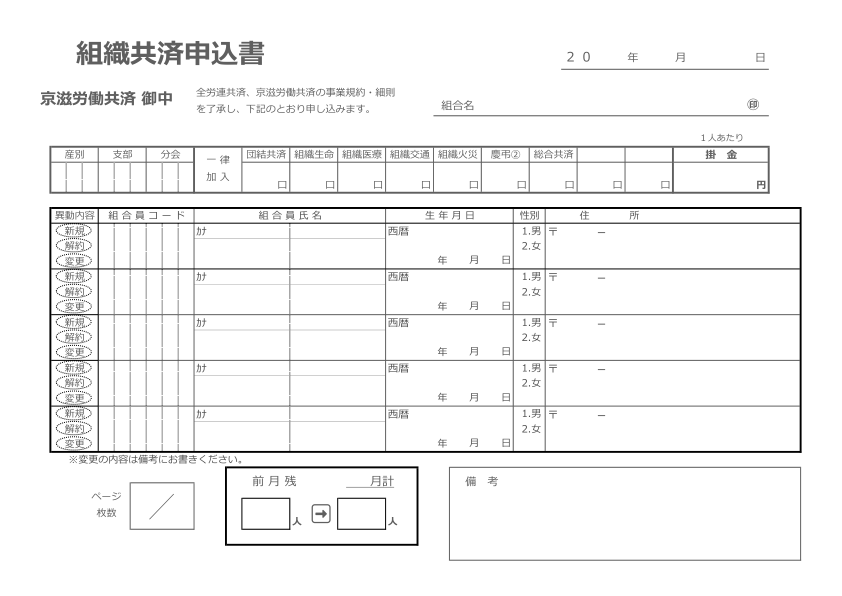
#> input picture images/soshiki-form-enter.png, 1684 x 1191 px (shown at 1/2 size)
$ python remove-idou-bg-text.py
#> lines starting #> are read from the running program, lines starting #| are printed output that depends on the picture
#!/usr/bin/env python3
"""Remove printed 新規/解約/変更 and dotted ovals from idou column (§9.7.3).

Removes all dark pixels in column interior (x102–194) within each member-row zone
(between solid horizontal rules, including lower tail where 変更 sat). Vertical
borders x98–101 / x195–197 and header「異動内容」are never touched.
"""
from __future__ import annotations

from pathlib import Path

from PIL import Image, ImageDraw

ROOT = Path(__file__).resolve().parents[1]
PNG = ROOT / "images" / "soshiki-form-enter.png"
WHITE = (255, 255, 255)

# 異動内容列（PNG 1684×1191 実測）
IDOU_COL_LEFT_BORDER = set(range(98, 102))
IDOU_COL_RIGHT_BORDER = set(range(195, 198))
IDOU_X1, IDOU_X2 = 102, 194

# ヘッダー「異動内容」（触れない）
IDOU_HEADER_BOX = (98, 194, 410, 432)

# 列内側 x102–194 がほぼ全幅暗 = 実線横罫（点線楕円行は 40px 未満）
HORIZ_RULE_MIN_DARK = 90

# 1 行目上横罫より下からスキャン（ヘッダー横罫 414–417 は除外）
MEMBER_SCAN_Y_START = 418


def pixel_sum(img: Image.Image, x: int, y: int) -> int:
    return sum(img.getpixel((x, y)))


def is_dark(img: Image.Image, x: int, y: int, thresh: int = 750) -> bool:
    return pixel_sum(img, x, y) < thresh


def idou_interior_dark_count(img: Image.Image, y: int) -> int:
    return sum(1 for x in range(IDOU_X1, IDOU_X2 + 1) if is_dark(img, x, y))


def horiz_rule_rows(img: Image.Image, y_start: int, y_end: int) -> set[int]:
    return {
        y
        for y in range(y_start, y_end + 1)
        if idou_interior_dark_count(img, y) >= HORIZ_RULE_MIN_DARK
    }


def rule_bands(rules: set[int]) -> list[tuple[int, int]]:
    if not rules:
        return []
    ys = sorted(rules)
    bands: list[tuple[int, int]] = []
    start = ys[0]
    end = ys[0]
    for y in ys[1:]:
        if y == end + 1:
            end = y
        else:
            bands.append((start, end))
            start = end = y
    bands.append((start, end))
    return bands


def member_row_zones(img: Image.Image, rules: set[int]) -> list[tuple[int, int]]:
    """各組合員行 = 上横罫帯の直下 〜 次の上横罫帯の直前（変更ラベル tail 含む）。"""
    bands = rule_bands(rules)
    member_tops = [b for b in bands if b[0] >= 445]
    if len(member_tops) < 2:
        raise SystemExit("ERROR: could not detect member-row horizontal rules")

    zones: list[tuple[int, int]] = []
    for idx in range(len(member_tops) - 1):
        y1 = member_tops[idx][1] + 1
        y2 = member_tops[idx + 1][0] - 1
        if y1 <= y2:
            zones.append((y1, y2))

    last = member_tops[-1]
    trailing = [b for b in bands if b[0] > last[1]]
    y1 = last[1] + 1
    y2 = trailing[0][0] - 1 if trailing else last[1]
    if y1 <= y2:
        zones.append((y1, y2))

    return zones


def col_border_snapshot(img: Image.Image, y_max: int) -> list[tuple[int, int, int, int, int]]:
    out: list[tuple[int, int, int, int, int]] = []
    y_min = IDOU_HEADER_BOX[2]
    for y in range(y_min, y_max + 1):
        for x in IDOU_COL_LEFT_BORDER | IDOU_COL_RIGHT_BORDER:
            out.append((x, y, *img.getpixel((x, y))))
    return out


def header_snapshot(img: Image.Image) -> list[tuple[int, int, int, int, int]]:
    x1, x2, y1, y2 = IDOU_HEADER_BOX
    out: list[tuple[int, int, int, int, int]] = []
    for y in range(y1, y2 + 1):
        for x in range(x1, x2 + 1):
            out.append((x, y, *img.getpixel((x, y))))
    return out


def horiz_rule_snapshot(
    img: Image.Image, rules: set[int]
) -> list[tuple[int, int, int, int, int]]:
    out: list[tuple[int, int, int, int, int]] = []
    for y in sorted(rules):
        for x in range(IDOU_X1, IDOU_X2 + 1):
            out.append((x, y, *img.getpixel((x, y))))
    return out


def removable_points(
    img: Image.Image, rules: set[int], zones: list[tuple[int, int]]
) -> list[tuple[int, int]]:
    pts: list[tuple[int, int]] = []
    hx1, hx2, hy1, hy2 = IDOU_HEADER_BOX
    for y1, y2 in zones:
        for y in range(y1, y2 + 1):
            if y in rules:
                continue
            for x in range(IDOU_X1, IDOU_X2 + 1):
                if hx1 <= x <= hx2 and hy1 <= y <= hy2:
                    continue
                if is_dark(img, x, y):
                    pts.append((x, y))
    return pts


def fill_points(img: Image.Image, pts: list[tuple[int, int]]) -> int:
    draw = ImageDraw.Draw(img)
    n = 0
    for x, y in pts:
        if img.getpixel((x, y)) != WHITE:
            draw.point((x, y), fill=WHITE)
            n += 1
    return n


def main() -> None:
    img = Image.open(PNG).convert("RGB")
#> img is the input picture: PIL image 1684x1191 RGB; min 0, max 255, mean 244.6
    y_scan_end = 910
    rules = horiz_rule_rows(img, MEMBER_SCAN_Y_START, y_scan_end)
#> rules = 20 items
    zones = member_row_zones(img, rules)
#> zones = [(448, 535), (539, 627), (631, 718), (722, 810), (814, 900)]

    y_max = max(z[1] for z in zones)
#> y_max = 900
    before_border = col_border_snapshot(img, y_max)
#> after the loop in col_border_snapshot, `for y in range(y_min, y_max + 1):`: out = 3437 items, first 6: (98, 410, 255, 255, 255), (99, 410, 255, 255, 255), (100, 410, 255, 255, 255), (101, 410, 255, 255, 255), (195, 410, 255, 255, 255), (196, 410, 255, 255, 255)
#> before_border has the same summary as out in col_border_snapshot
    before_header = header_snapshot(img)
#> after the loop in header_snapshot, `for y in range(y1, y2 + 1):`: out = 2231 items, first 6: (98, 410, 255, 255, 255), (99, 410, 255, 255, 255), (100, 410, 255, 255, 255), (101, 410, 255, 255, 255), (102, 410, 255, 255, 255), (103, 410, 255, 255, 255)
#> before_header has the same summary as out in header_snapshot
    before_horiz = horiz_rule_snapshot(img, rules)
#> after the loop in horiz_rule_snapshot, `for y in sorted(rules):`: out = 1860 items, first 6: (102, 445, 57, 57, 57), (103, 445, 91, 91, 91), (104, 445, 91, 91, 91), (105, 445, 91, 91, 91), (106, 445, 91, 91, 91), (107, 445, 91, 91, 91)
#> before_horiz has the same summary as out in horiz_rule_snapshot

    measure_dir = ROOT / "measure" / "idou"
    measure_dir.mkdir(parents=True, exist_ok=True)

    pts = removable_points(img, rules, zones)
#> the loop in removable_points, `for y1, y2 in zones:` made 5 passes
#> after the loop in removable_points, `for y1, y2 in zones:`: pts = 11630 pairs, first value 102 to 183, second value 448 to 900
    print(f"horiz rule rows (protected): {sorted(rules)}")
#| horiz rule rows (protected): [445, 446, 447, 536, 537, 538, 628, 629, 630, 719, 720, 721, 811, 812, 813, 901, 902, 903, 904, 905]
    print(f"member row zones: {zones}")
#| member row zones: [(448, 535), (539, 627), (631, 718), (722, 810), (814, 900)]
    print(f"removable points: {len(pts)}")
#| removable points: 11630

    if not pts:
        print("nothing to remove")
        return

    for row, (y1, y2) in enumerate(zones, start=1):
        img.crop((90, y1 - 3, 200, y2 + 3)).save(
            measure_dir / f"row{row}_zone_BEFORE.png"
        )
#> this loop made 5 passes
#> pass 1, in main, `img.crop((90, y1 - 3, 200, y2 + 3)).save( measure_dir / f"row{row}_zon..`:
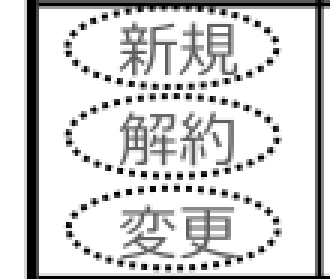
#> saved as row1_zone_BEFORE.png: PIL image 110x93 RGB (shown 3 times larger); min 0, max 255, mean 210.5
#> pass 2, in main, `img.crop((90, y1 - 3, 200, y2 + 3)).save( measure_dir / f"row{row}_zon..`:
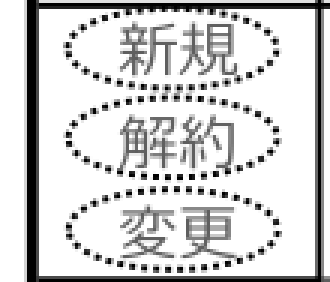
#> saved as row2_zone_BEFORE.png: PIL image 110x94 RGB (shown 3 times larger); min 0, max 255, mean 209.6

    total = fill_points(img, pts)
#> the loop in fill_points, `for x, y in pts:` made 11630 passes
#> (x, y) on passes 1 to 12: (102, 448), (127, 448), (128, 448), (129, 448), (131, 448), (132, 448), (133, 448), (135, 448), (136, 448), (137, 448), (139, 448), (140, 448)
#> after the loop in fill_points, `for x, y in pts:`: n = 11630
#> total = 11630
    print(f"filled={total}")
#| filled=11630

    for row, (y1, y2) in enumerate(zones, start=1):
        img.crop((90, y1 - 3, 200, y2 + 3)).save(
            measure_dir / f"row{row}_zone_AFTER.png"
        )
#> this loop made 5 passes
#> pass 1, in main, `img.crop((90, y1 - 3, 200, y2 + 3)).save( measure_dir / f"row{row}_zon..`:
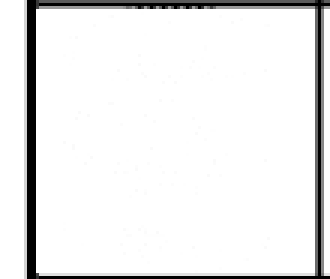
#> saved as row1_zone_AFTER.png: PIL image 110x93 RGB (shown 3 times larger); min 0, max 255, mean 235.1
#> pass 2, in main, `img.crop((90, y1 - 3, 200, y2 + 3)).save( measure_dir / f"row{row}_zon..`:
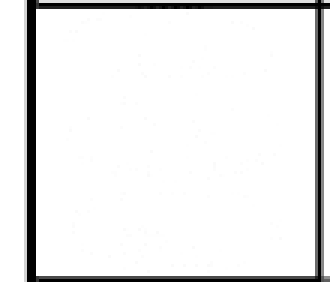
#> saved as row2_zone_AFTER.png: PIL image 110x94 RGB (shown 3 times larger); min 0, max 255, mean 234.1

    if col_border_snapshot(img, y_max) != before_border:
        raise SystemExit("ERROR: 異動内容列の縦罫 (x98–101 / x195–197) changed")
    if header_snapshot(img) != before_header:
        raise SystemExit("ERROR: ヘッダー「異動内容」 changed")
    if horiz_rule_snapshot(img, rules) != before_horiz:
        raise SystemExit("ERROR: 横罫 (solid rule rows) changed")

    img.save(PNG, optimize=True)
    print(f"saved {PNG}")


if __name__ == "__main__":
    main()
